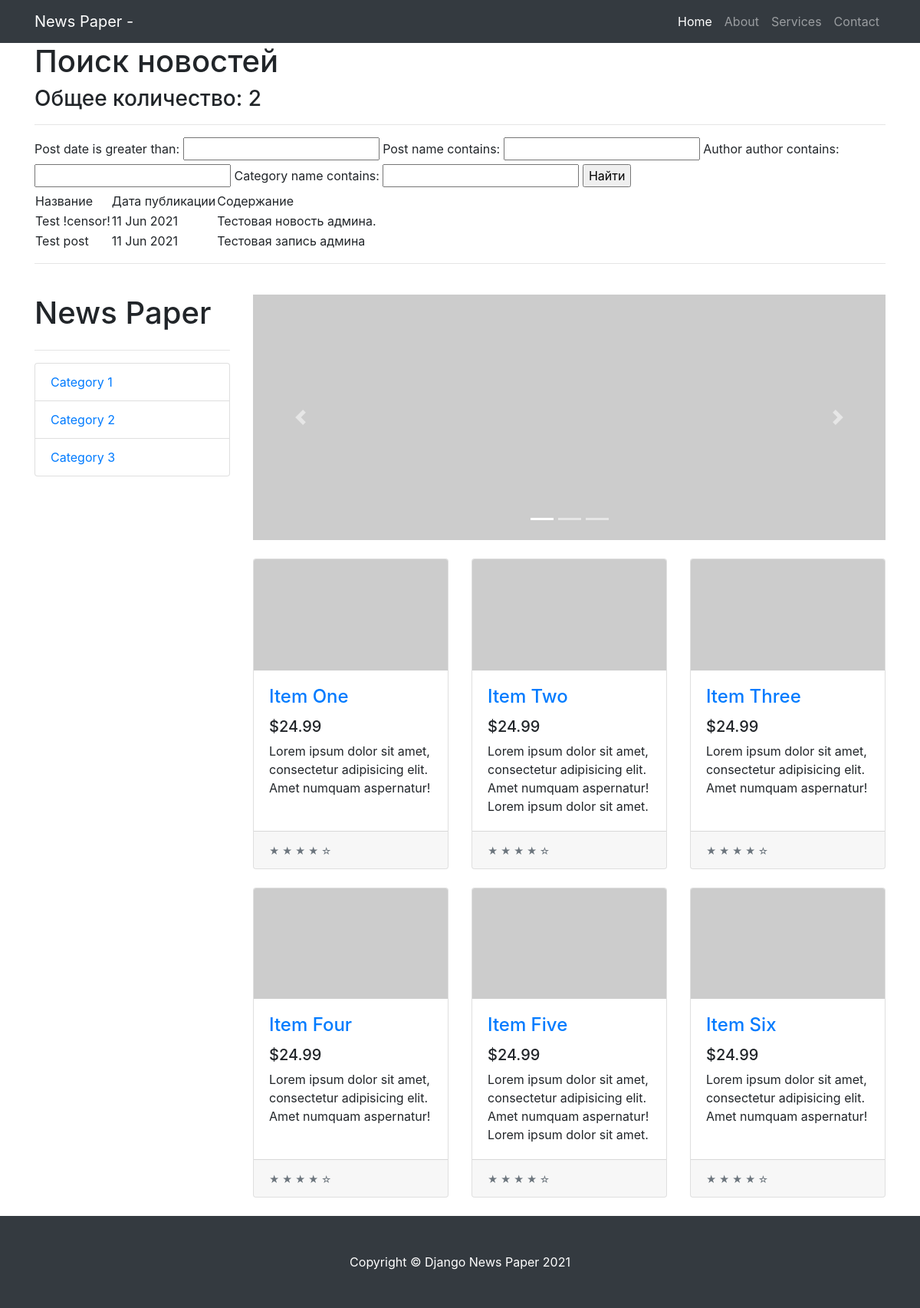
Page /news/search/ on the earlier database version.
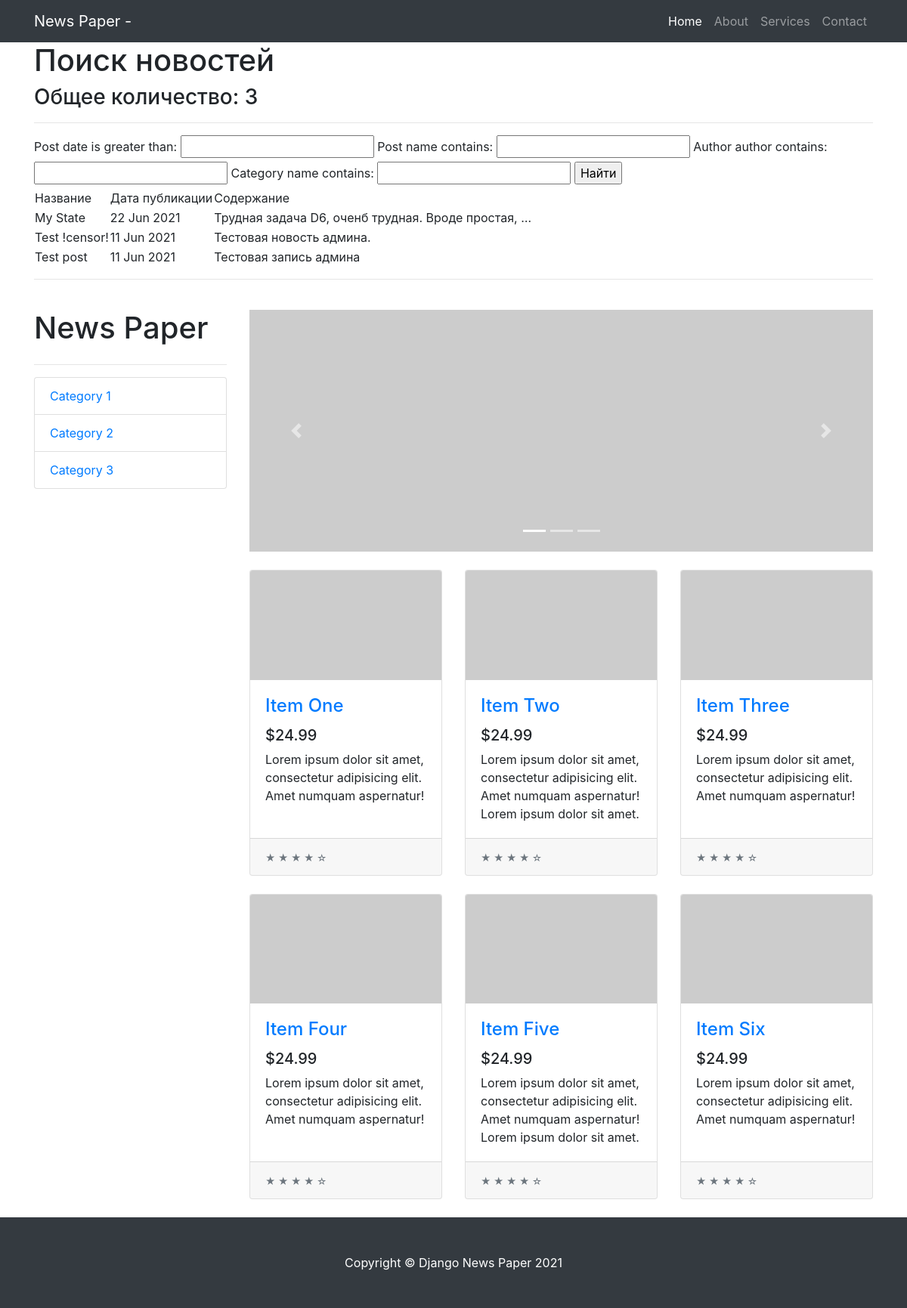
Same page on the later database version.
### news/models.py (models this page shows, shortened)
class Post(models.Model):
    state = 'ST'
    new = 'NE'
    POSITIONS = [
        (state, 'Статья'),
        (new, 'Новость')
    ]
    position = models.CharField(max_length=2,
                                choices=POSITIONS,
                                default=state)
    post_date = models.DateTimeField(auto_now_add=True)
    post_name = models.CharField(max_length=250)
    content = models.TextField()
    rating_post = models.IntegerField(default=0)
    author = models.ForeignKey(Author, on_delete=models.CASCADE)
    category = models.ManyToManyField(Category, through='PostCategory')

### news/views.py (the view)
# urls.py: path('search/', Search.as_view()),
class Search(ListView):
    model = Post
    template_name = 'search.html'
    context_object_name = 'posts'
    ordering = ['-post_date']
    paginate_by = 10  # поставим постраничный вывод в 10 элементов
    def get_context_data(self, **kwargs):  # забираем отфильтрованные объекты переопределяя
        context = super().get_context_data(**kwargs)
        context['filter'] = PostFilter(self.request.GET,
                                       queryset=self.get_queryset())  # вписываем наш
        return context

### news/templatetags/custom_filters.py (called while the page is built)
@register.filter(name='censor')
def censor(value, arg):
    words = value.split()
    value1 = ''
    for word in words:
        if isinstance(word, str) and isinstance(arg, str):
            if word == arg:
                word = '!censor!'
            value1 += word + ' '
        else:
            raise ValueError(f'Нельзя {type(word)}!')
    return value1

### templates/search.html (shortened to what this page needs)
{% extends 'flatpages/default.html' %}
{% load custom_filters %}
{% block content %}
    <h1>Поиск новостей</h1>
    <h3>Общее количество: {{ posts | length }}</h3>
    <hr>
    <form method="GET">
        {{ filter.form }}
        <input type="submit" value="Найти">
    </form>
    {% if posts %}
        <table>
            <tr>
                <td>
                    Название
                </td>
                <td>
                    Дата публикации
                </td>
                <td>
                    Содержание
                </td>
            </tr>
        {% for post in filter.qs %}
            <tr>
                <td>
                    {{ post.post_name | censor:'new' }}
                </td>
                <td>
                    {{ post.post_date | date:'d M Y' }}
                </td>
                <td>
                    {{ post.content | truncatechars:50 | censor:'ipsum' }}
                </td>
            </tr>
        {% endfor %}
        </table>
    {% else %}
        <h2>Новостей не найдено!</h2>
    {% endif %}
{% endblock content %}

Differences in the rows shown:
added Post: post_name|censor "My State", post_date "22 Jun 2021", content|censor "Трудная задача D6, оченб трудная. Вроде простая, …"
Other differences:
{{ posts | length }}: "2" → "3"
